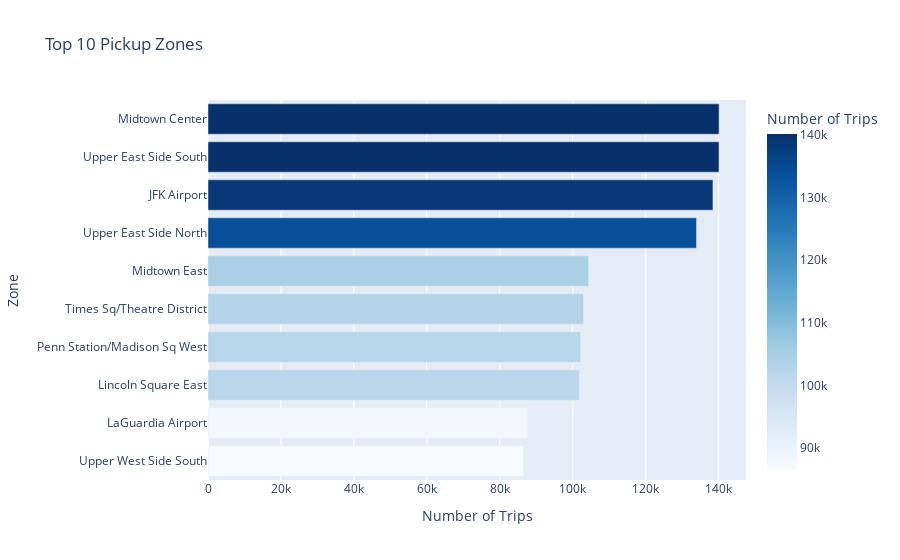
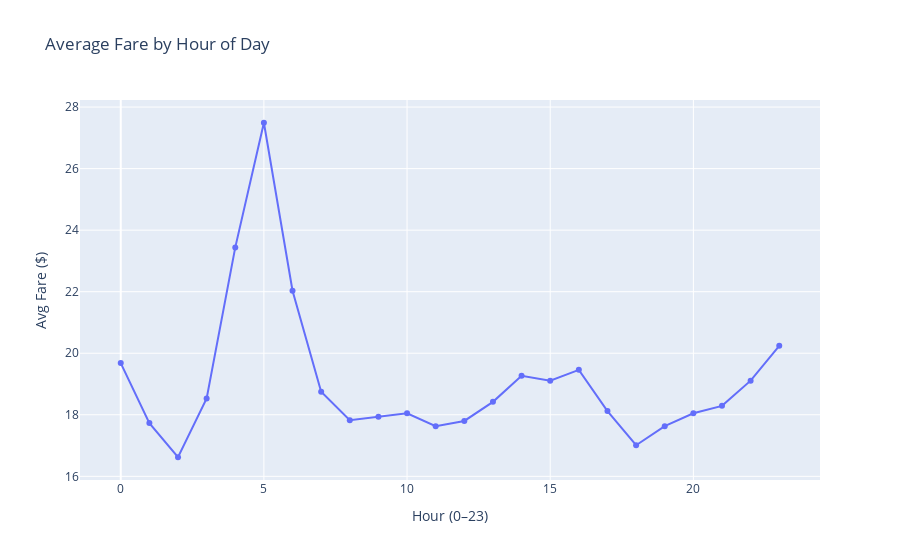
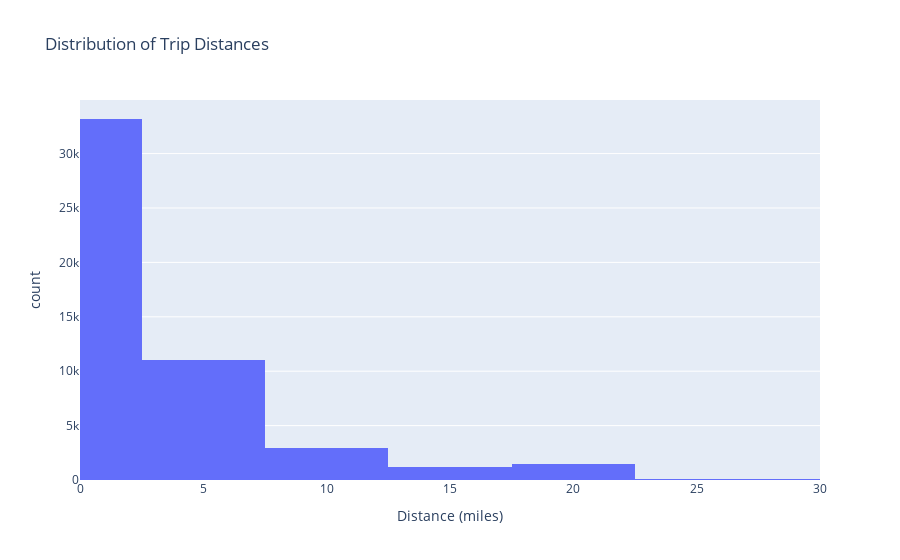
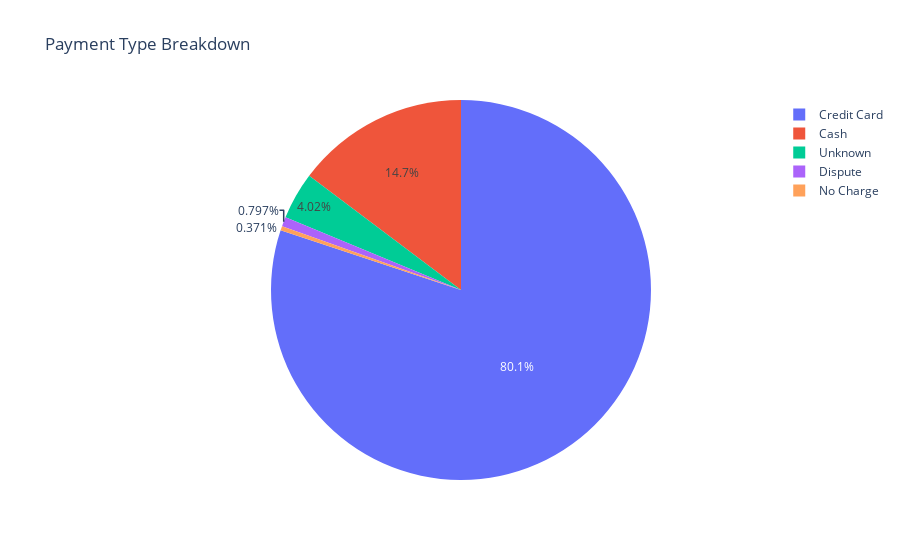

The notebook cell these images were saved under, in order:
### Code cell
import plotly.express as px


# Chart 1 — Top 10 pickup zones
fig1 = px.bar(
    q1_result,
    x="total_trips", y="pickup_zone",
    orientation="h", title="Top 10 Pickup Zones",
    labels={"total_trips": "Number of Trips", "pickup_zone": "Zone"},
    color="total_trips", color_continuous_scale="Blues",
)
fig1.update_layout(yaxis=dict(autorange="reversed"))
fig1.show()


# Chart 2 — Average fare by hour
fig2 = px.line(
    q2_result, x="pickup_hour", y="avg_fare",
    title="Average Fare by Hour of Day",
    labels={"pickup_hour": "Hour (0–23)", "avg_fare": "Avg Fare ($)"},
    markers=True,
)
fig2.show()


# Chart 3 — Trip distance histogram (sample for speed in notebook)
fig3 = px.histogram(
    df_featured.sample(50000, random_state=42),
    x="trip_distance",
    nbins=60,
    title="Distribution of Trip Distances",
    labels={"trip_distance": "Distance (miles)"},
    range_x=[0, 30],
)
fig3.show()


# Chart 4 — Payment type pie chart
PAYMENT_LABELS = {1: "Credit Card", 2: "Cash", 3: "No Charge", 4: "Dispute", 0: "Unknown", 6: "Voided Trip"}
q3_plot = q3_result.copy()
q3_plot["payment_label"] = q3_plot["payment_type"].map(PAYMENT_LABELS).fillna("Other")
fig4 = px.pie(
    q3_plot, names="payment_label", values="trip_count",
    title="Payment Type Breakdown",
)
fig4.show()


# Chart 5 — Trips by day of week and hour (heatmap)
pivot = (
    df_featured.groupby(["pickup_day_of_week", "pickup_hour"])
    .size()
    .reset_index(name="trip_count")
)
DAY_ORDER = ["Monday", "Tuesday", "Wednesday", "Thursday", "Friday", "Saturday", "Sunday"]
fig5 = px.density_heatmap(
    pivot, x="pickup_hour", y="pickup_day_of_week",
    z="trip_count", category_orders={"pickup_day_of_week": DAY_ORDER},
    title="Trip Volume by Day of Week and Hour",
    labels={"pickup_hour": "Hour", "pickup_day_of_week": "Day", "trip_count": "Trips"},
    color_continuous_scale="YlOrRd",
)
fig5.show()

### Figure 1 — Plotly figure (JSON) as saved in the notebook; plotly's stock layout.template omitted (floating-point values rounded to 4 significant figures)
{"data": [{"hovertemplate": "Number of Trips=%{marker.color}<br>Zone=%{y}<extra></extra>", "legendgroup": "", "marker": {"color": [140161, 140131, 138474, 133975, 104353, 102972, 102160, 101800, 87714, 86473], "coloraxis": "coloraxis", "pattern": {"shape": ""}}, "name": "", "orientation": "h", "showlegend": false, "textposition": "auto", "type": "bar", "x": [140161, 140131, 138474, 133975, 104353, 102972, 102160, 101800, 87714, 86473], "xaxis": "x", "y": ["Midtown Center", "Upper East Side South", "JFK Airport", "Upper East Side North", "Midtown East", "Times Sq/Theatre District", "Penn Station/Madison Sq West", "Lincoln Square East", "LaGuardia Airport", "Upper West Side South"], "yaxis": "y"}], "layout": {"barmode": "relative", "coloraxis": {"colorbar": {"title": {"text": "Number of Trips"}}, "colorscale": [[0, "rgb(247,251,255)"], [0.125, "rgb(222,235,247)"], [0.25, "rgb(198,219,239)"], [0.375, "rgb(158,202,225)"], [0.5, "rgb(107,174,214)"], [0.625, "rgb(66,146,198)"], [0.75, "rgb(33,113,181)"], [0.875, "rgb(8,81,156)"], [1, "rgb(8,48,107)"]]}, "legend": {"tracegroupgap": 0}, "title": {"text": "Top 10 Pickup Zones"}, "xaxis": {"anchor": "y", "domain": [0, 1], "title": {"text": "Number of Trips"}}, "yaxis": {"anchor": "x", "autorange": "reversed", "domain": [0, 1], "title": {"text": "Zone"}}}}

### Figure 2 — Plotly figure (JSON) as saved in the notebook; plotly's stock layout.template omitted (floating-point values rounded to 4 significant figures)
{"data": [{"hovertemplate": "Hour (0–23)=%{x}<br>Avg Fare ($)=%{y}<extra></extra>", "legendgroup": "", "line": {"color": "#636efa", "dash": "solid"}, "marker": {"symbol": "circle"}, "mode": "lines+markers", "name": "", "orientation": "v", "showlegend": false, "type": "scatter", "x": [0, 1, 2, 3, 4, 5, 6, 7, 8, 9, 10, 11, 12, 13, 14, 15, 16, 17, 18, 19, 20, 21, 22, 23], "xaxis": "x", "y": [19.68, 17.73, 16.62, 18.53, 23.44, 27.49, 22.03, 18.75, 17.82, 17.94, 18.05, 17.63, 17.8, 18.42, 19.27, 19.11, 19.46, 18.12, 17.01, 17.63, 18.05, 18.29, 19.11, 20.24], "yaxis": "y"}], "layout": {"legend": {"tracegroupgap": 0}, "title": {"text": "Average Fare by Hour of Day"}, "xaxis": {"anchor": "y", "domain": [0, 1], "title": {"text": "Hour (0–23)"}}, "yaxis": {"anchor": "x", "domain": [0, 1], "title": {"text": "Avg Fare ($)"}}}}

### Figure 3 — Plotly figure (JSON) as saved in the notebook; plotly's stock layout.template omitted (floating-point values rounded to 4 significant figures; data arrays with more than 128 entries replaced by an {"elided": "..."} marker saying what was removed)
{"data": [{"bingroup": "x", "hovertemplate": "Distance (miles)=%{x}<br>count=%{y}<extra></extra>", "legendgroup": "", "marker": {"color": "#636efa", "pattern": {"shape": ""}}, "name": "", "nbinsx": 60, "orientation": "v", "showlegend": false, "type": "histogram", "x": {"elided": "50000 float values"}, "xaxis": "x", "yaxis": "y"}], "layout": {"barmode": "relative", "legend": {"tracegroupgap": 0}, "title": {"text": "Distribution of Trip Distances"}, "xaxis": {"anchor": "y", "domain": [0, 1], "range": [0, 30], "title": {"text": "Distance (miles)"}}, "yaxis": {"anchor": "x", "domain": [0, 1], "title": {"text": "count"}}}}

### Figure 4 — Plotly figure (JSON) as saved in the notebook; plotly's stock layout.template omitted (floating-point values rounded to 4 significant figures)
{"data": [{"domain": {"x": [0, 1], "y": [0, 1]}, "hovertemplate": "payment_label=%{label}<br>trip_count=%{value}<extra></extra>", "labels": ["Credit Card", "Cash", "Unknown", "Dispute", "No Charge"], "legendgroup": "", "name": "", "showlegend": true, "type": "pie", "values": [2298379, 422905, 115239, 22876, 10647]}], "layout": {"legend": {"tracegroupgap": 0}, "title": {"text": "Payment Type Breakdown"}}}
